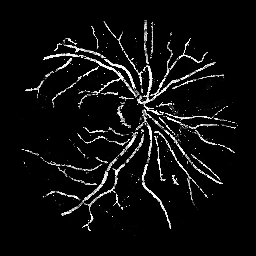
#> input picture teste_Unet_256/2/01_z.tif, 256 x 256 px; its folder holds 4 pictures in this run
$ python PostProcessing.py   (older library calls are emulated)
#> lines starting #> are read from the running program, lines starting #| are printed output that depends on the picture; after the words box and inside, x2 and y2 are one past the last pixel; in counts of white or black regions, pixels touching at a corner belong together
import cv2
import numpy as np
import glob

def post_processing(path, cat, ind):
#> called with path = 'teste_Unet_256/2/01_z.tif', cat = 2, ind = 0
    image = cv2.imread(path)
#> image is the input picture: shape (256, 256, 3); min 0, max 255, mean 14.4
    gray = image[:,:,1]
    _, thresh = cv2.threshold(gray, 20, 255, cv2.THRESH_BINARY)
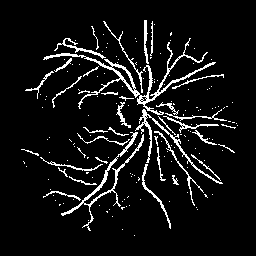
#> thresh: shape (256, 256); 7.6% white in thin lines or dots, all inside (x1, y1, x2, y2) = (21, 20, 238, 236)

    output = cv2.connectedComponentsWithStats(thresh, cv2.CV_32S)
    (numLabels, labels, stats, centroids) = output
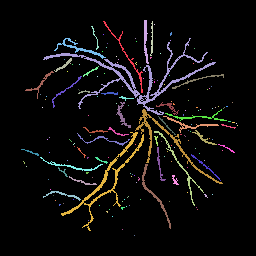
#> labels: shape (256, 256) int32; 172 distinct labels, from 0 to 171; one colour per label, 0 black
#> numLabels = 172; stats = 172 rows, first 6: [0, 0, 256, 256, 60587], [103, 21, 40, 72, 151], [144, 20, 5, 44, 116], [150, 21, 3, 35, 54], [154, 24, 1, 1, 1], [91, 26, 8, 24, 31]; centroids = 172 pairs, first value 23.67 to 237, second value 24 to 235

    mask = np.zeros(gray.shape, dtype="uint8")
    for i in range(0, numLabels):

        '''if i == 0:
             text = "examining component {}/{} (background)".format(i + 1, numLabels)
        else:
             text = "examining component {}/{}".format( i + 1, numLabels)
             print("[INFO] {}".format(text))'''

        area = stats[i, cv2.CC_STAT_AREA]

        if (area < 10):
            #print("[INFO] keeping connected component '{}'".format(i))
            componentMask = (labels == i).astype("uint8") * 255
            mask = cv2.bitwise_or(mask, componentMask)
#> this loop made 172 passes
#> area on passes 1 to 3: 60587, 151, 116
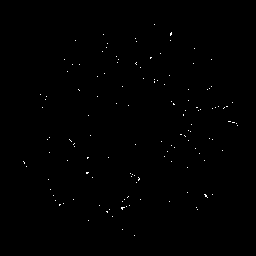
#> mask: shape (256, 256); 0.28% white in thin lines or dots, all inside (x1, y1, x2, y2) = (23, 24, 238, 236)


    _, mask = cv2.threshold(mask, 0, 255, cv2.THRESH_BINARY_INV)


    pos = cv2.bitwise_and(mask, thresh)
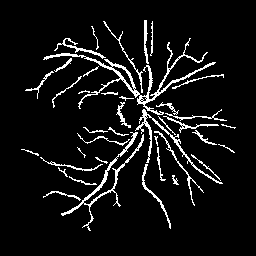
#> pos: shape (256, 256); 7.3% white in thin lines or dots, all inside (x1, y1, x2, y2) = (21, 20, 236, 231)
    #cv2.imshow("Image", thresh)
    #cv2.imshow("Characters", mask)
    #cv2.imshow("Pos", pos)
    cv2.imwrite("TESTES/Teste_512_1603_cc_allcats_inv/" + str(cat) + "/{:02d}_z.tif".format(ind + 1), pos)
    #cv2.waitKey(0)


if __name__ == "__main__":
    paths = glob.glob("TESTES/Teste_512_1603_allcats_inv/2/*.tif")
    cont = 0

    for i in range(2, len(paths), 3):
        post_processing(paths[i], 2, cont)
        cont = cont + 1
